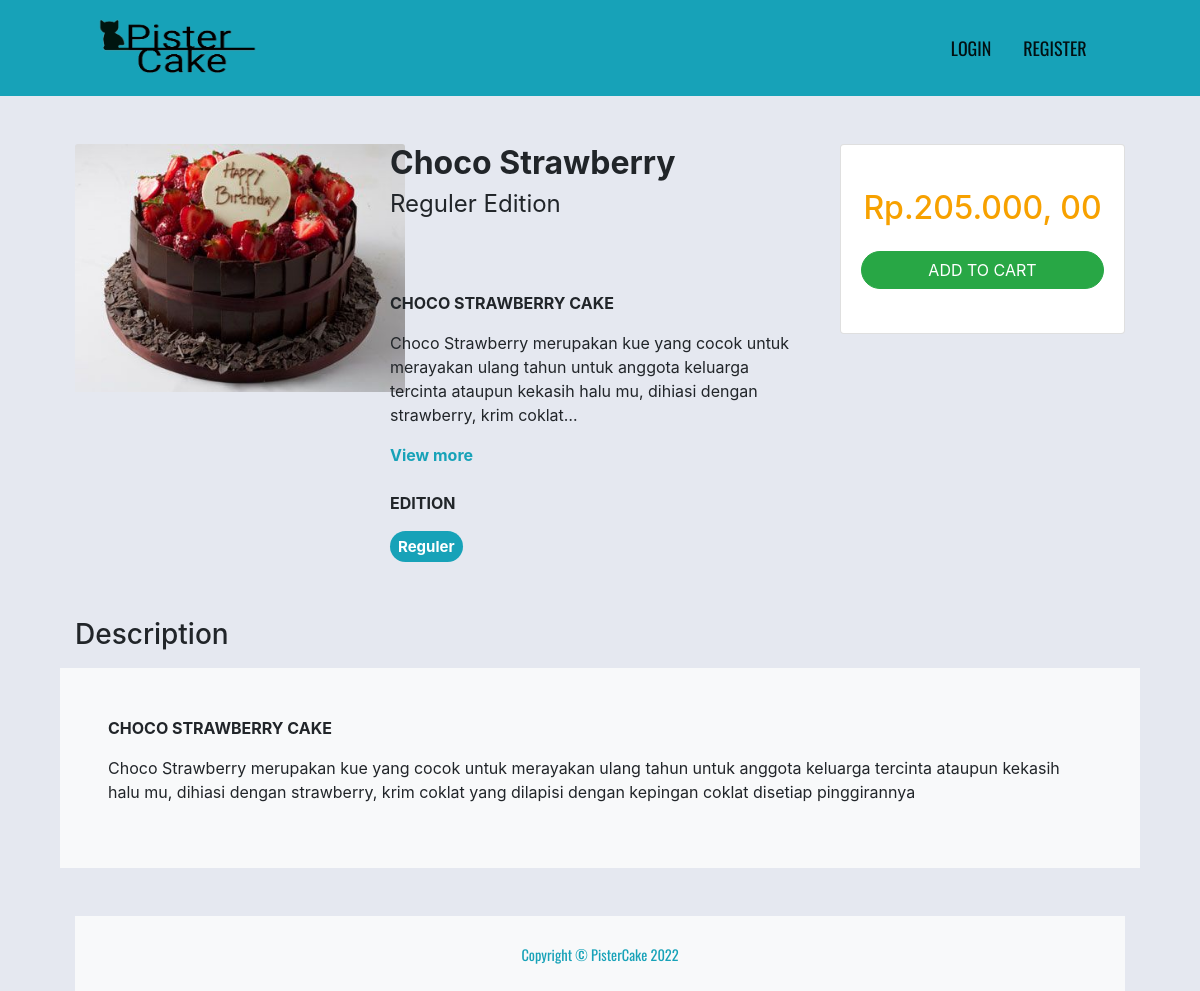
The page /home/detail/1 on the database its author committed.
### tables this page shows
CREATE TABLE `products`  (
  `id` int NOT NULL AUTO_INCREMENT,
  `name` varchar(100) NOT NULL,
  `price` int NOT NULL,
  `edition` enum('reguler','premium') NOT NULL,
  `image` varchar(255) NOT NULL,
  `description` text NOT NULL,
  PRIMARY KEY (`id`) USING BTREE
);

### application/controllers/Home.php (called while the page is built, shortened)
<?php
class Home extends CI_Controller
{
	public function __construct()
	{
		$this->load->model('home_model', 'home');
	}
	public function detail($id)
	{
		$data['title'] = 'Detail Cake';
		$data['cake']	= $this->home->getCakeById($id);
		$data['page']	= 'pages/home/detail';
		$this->load->view('layouts/app', $data);
	}
}

### index.php (called while the page is built, shortened)
<?php
require_once BASEPATH.'core/CodeIgniter.php';

### application/models/Home_model.php (called while the page is built, shortened)
<?php
class Home_model extends CI_Model
{
	public function getCakeById($id)
	{
		return $this->db->get_where('products', ['id' => $id])->row_array();
	}
}

### application/views/pages/home/detail.php (the view, shortened to what this page needs)
<div class="container">
	<div class="row mt-5">
		<div class="col">
			<img src="<?= base_url() ?>/images/cake/<?= $cake['image'] ?>" class="card-img-top" alt="<?= $cake['name'] ?>" style="width: 330px">
		</div>
		<div class="col-5">
			<h2 class="font-weight-bold"><?= $cake['name'] ?></h2>
			<h4 class="font-weight-normal"><?= ucfirst($cake['edition']) ?> Edition</h4>
			<br> <br>
			<p><?= character_limiter($cake['description'], 200) ?></p>
			<a href="#description" class="text-info font-weight-bold">View more</a>
			<br> <br>
			<p class="font-weight-bold">EDITION</p>
			<h5><span class="badge badge-info badge-pill p-2"><?= ucfirst($cake['edition']) ?></span></h5>
		</div>
		<div class="col">
			<div class="card">
				<div class="card-body text-center">
					<h2 class="text-center text-warning price mt-4 mb-4">Rp.<?= number_format($cake['price'], 2, ', ', '.'); ?></h2>
					<form action="<?= base_url('cart/add') ?>" method="POST">
						<button type="submit" class="btn btn-large btn-success btn-block badge-pill mb-4">ADD TO CART</button>
					</form>
				</div>
			</div>
		</div>
	</div>
	<div class="row mt-5 mb-2">
		<div class="col">
			<h3 id="description">Description</h3>
		</div>
	</div>
	<div class="row">
		<div class="col bg-light p-5">
			<?= $cake['description'] ?>
		</div>
	</div>

### assets/css/style.css (style rules this page uses)
body { background-color: #e5e8f0; overflow-x: hidden; }
.container { max-width: 90%; }
.price { color: rgb(247, 161, 0) !important; }

### rows shown on the page
products: image (picture), name "Choco Strawberry", edition "Reguler", description "CHOCO STRAWBERRY CAKE Choco Strawberry merupakan kue yang cocok untuk merayakan ulang tahun untuk anggota keluarga tercinta ataupun kekasih halu mu, dihiasi dengan strawberry, krim coklat…", price "205.000, 00", description "CHOCO STRAWBERRY CAKE Choco Strawberry merupakan kue yang cocok untuk merayakan ulang tahun untuk anggota keluarga tercinta ataupun kekasih halu mu, dihiasi dengan strawberry, krim coklat yang dilapisi dengan kepingan coklat disetiap pinggirannya"
